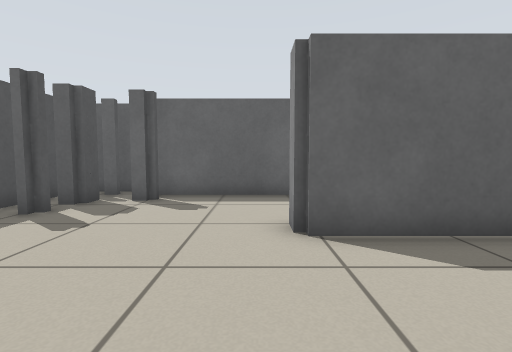
[1] (above)

21 first-person views from a walk through a world built for the Player/Stage simulator. The camera is 0.61 m above the floor, tilts 4° down and sees 85° across. The lines on the ground mark 1 m squares. The floor is counted in squares, 0.5 m on a side. Each view is taken from the middle of a square. On the plan, view 1 faces up. The plan holds only what a view shows up to about 13 squares ahead; the rest is blank. The place goes on beyond the plan. The robots in the file are not drawn.

[2]
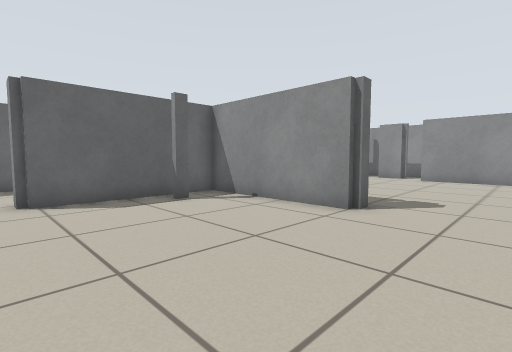

[3]
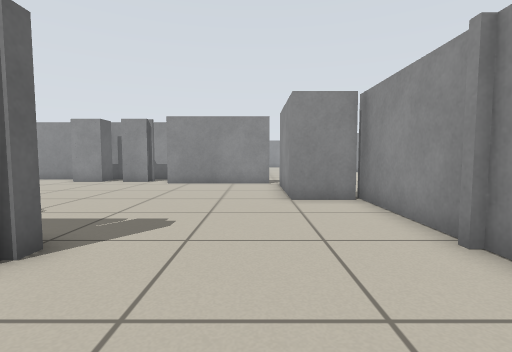

[4]
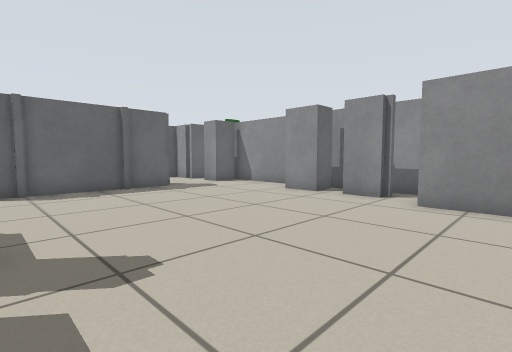

[5]
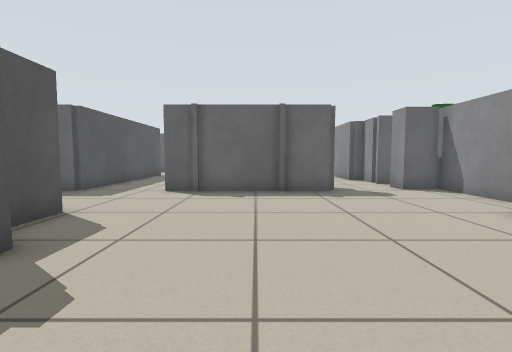

[6]
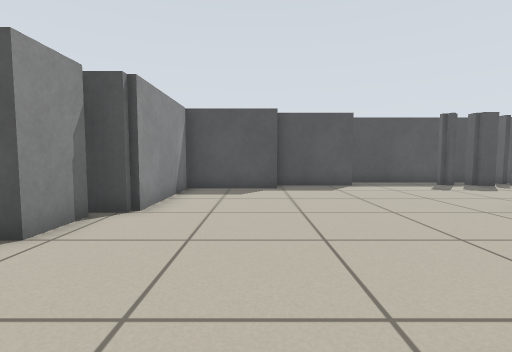

[7]
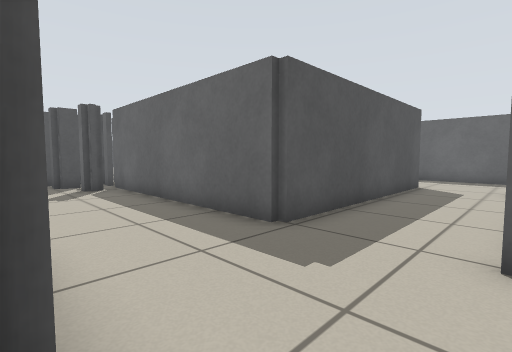

[8]
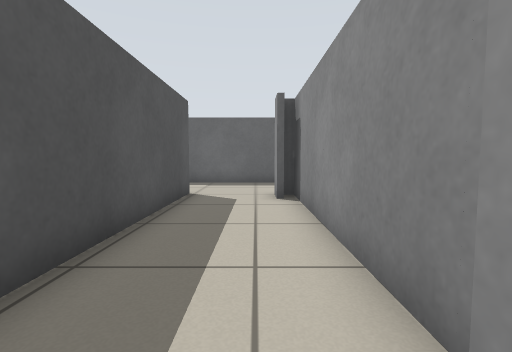

[9]
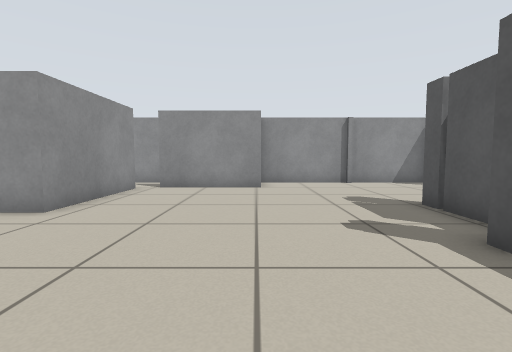

[10]
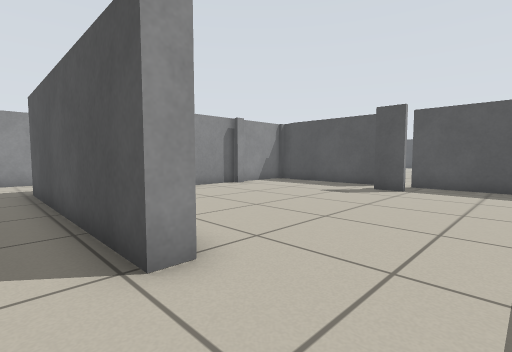

[11]
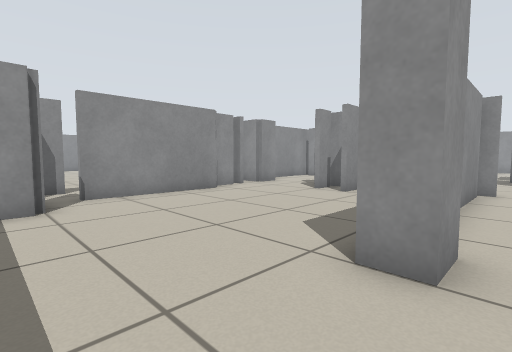

[12]
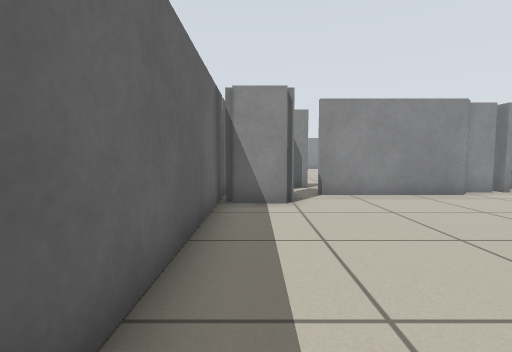

[13]
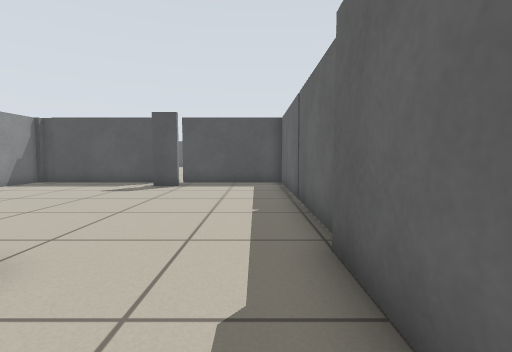

[14]
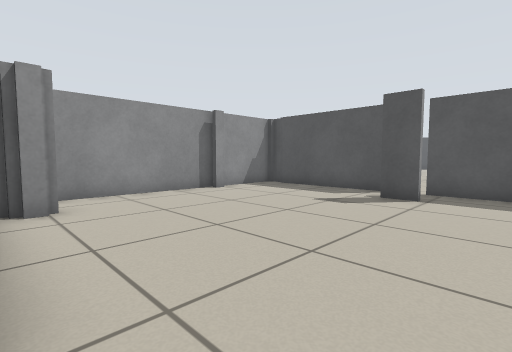

[15]
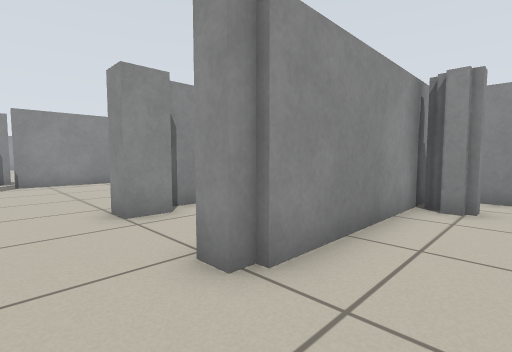

[16]
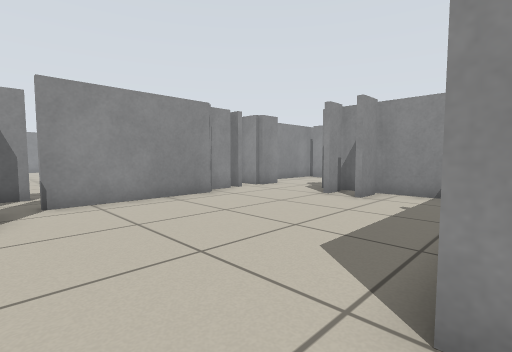

[17]
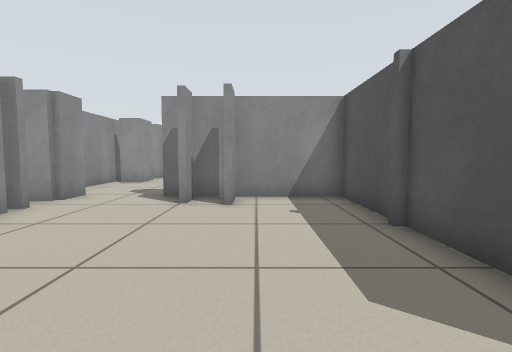

[18]
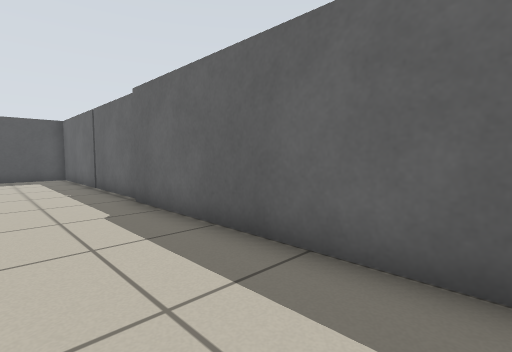

[19]
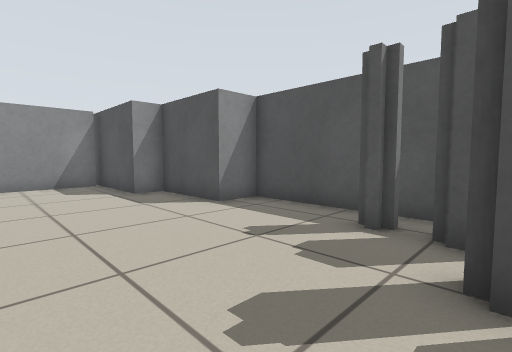

[20]
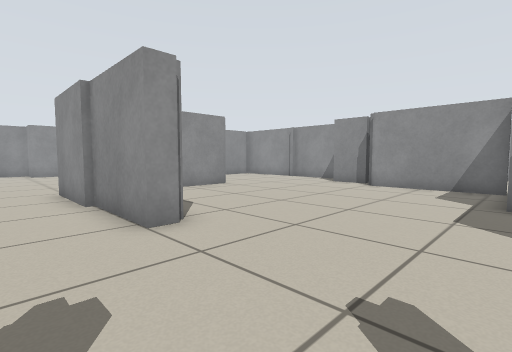

[21]
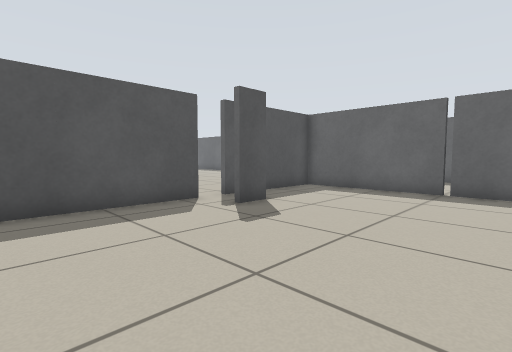

### Floor plan
Points are (right, up) in squares from view 1. A wall is a line through its corners. A room is listed if a view was taken in it or the views show most of it. See-through windows are left out.
Room 1 (views 1, 2, 3, 4, 5, 6, 7, 8, 9, 10, 11, 12, 13, 14, 16, 19, 20)
walls: (4.5, 3.2) (4, 3.2); (6.8, 1.1) (6.8, -0.2); (3.5, 5.2) (6.8, 5.2) (6.8, 3.6); (7.8, 2.6) (7.8, 2.1); (6.8, -0.4) (6.8, -1.2) (6, -1.2) (6, 4.2) (0.6, 4.2) (0.6, 5) (3.6, 5); (8.9, 8.8) (7.8, 8.8); (8.2, 9.4) (8.2, 16.9); (11.9, 8.8) (9, 8.8); (1.4, -5.4) (3, -5.4); (-2.9, 7.6) (-3.5, 7.6); (6.8, -7) (11.2, -7); (3.1, -7) (6.6, -7); (13.6, 8.8) (12, 8.8); (-4.8, 6.5) (-4.8, 5.8); (-4.4, 7.9) (-4.4, 7) (-5, 7); (-3.5, -4.6) (1, -4.6); (16.4, 3.4) (16.4, 4.9); (10.8, -6.9) (10.8, -5) (14.9, -5); (16.4, 1.1) (16.4, 2.5); (-6, 8.5) (-6, 2) (-4.6, 2) (-4.6, -1.2) (-3.6, -1.2) (-3.6, -5.4); (17.8, 3.1) (17.8, 9.6); (17.8, 0.5) (17.8, 1.4); (15.6, -4.6) (15.6, 0) (16.6, 0); (7.6, 15.9) (7.6, 17) (8.5, 17); (17.6, 9.2) (16.4, 9.2) (16.4, 10.4); (4.2, 17.2) (4.8, 17.2) (4.8, 8.8) (-3.6, 8.8); (16.4, 11.9) (16.4, 13); (17, 11.4) (16.4, 11.4); (8.6, 21) (3.4, 21)
ways out: opening at (4.5, 19) to room 2; opening at (8, 19) to room 3; opening at (14.5, 11.5) to room 3; gap at (15, -5)
Room 2 (views 15, 21)
walls: (-4.4, 16.9) (-4.4, 15.8); (-6, 15.6) (-6, 10.5); (4.2, 16.8) (4.2, 17.2); (2.8, 11.4) (2.8, 12) (3.5, 12); (-3.1, 10.2) (-2.5, 10.2); (3, 21.2) (-6, 21.2) (-6, 16.5); (4, 10.8) (4, 16.9); (-6, 9.8) (3, 9.8)
ways out: opening at (4.5, 19) to room 1; gap at (-5, 16)
Room 3 (views 17, 18)
walls: (8.4, 15.2) (8.4, 13.1); (14.2, 19.1) (14.2, 20.6); (15.8, 13.4) (15.8, 18); (8.4, 12.6) (8.4, 9.6) (13.9, 9.6); (11.6, 9.9) (11.6, 11); (12.8, 9.9) (12.8, 10.9); (16.2, 21) (8.6, 21)
ways out: opening at (8, 19) to room 1; opening at (14.5, 11.5) to room 1; gap at (16, 18)

Positions as (right, up) in squares from view 1, and headings:
1: (0, 0), facing up
2: (0, -4), facing up-right
3: (3, -4), facing right
4: (8, -2), facing up-right
5: (11, -1), facing up
6: (7, -2), facing left
7: (8, 5), facing up-left
8: (7, 8), facing up
9: (11, 6), facing down
10: (6, 20), facing down-left
11: (7, 20), facing down-right
12: (7, 20), facing right
13: (7, 20), facing left
14: (4, 19), facing down-left
15: (2, 19), facing down-right
16: (8, 19), facing down-right
17: (11, 18), facing down
18: (11, 18), facing up-left
19: (0, 8), facing down-left
20: (-4, 7), facing down-right
21: (1, 11), facing up-left
